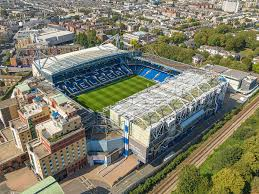
#> input picture Pertemuan 2/akuisisi representasi digital/image.jpeg, 259 x 194 px
$ python akuisisi-citra-digital.py
#> lines starting #> are read from the running program, lines starting #| are printed output that depends on the picture
import cv2
import numpy as np
from matplotlib import pyplot as plt
# Membaca gambar
image = cv2.imread('image.jpeg', cv2.IMREAD_GRAYSCALE)
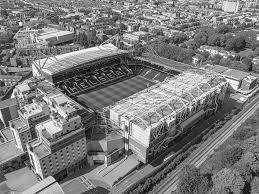
#> image: shape (194, 259); min 0, max 255, mean 124
# Menampilkan gambar
cv2.imshow('Original Image', image)
cv2.waitKey(0)
# Menampilkan histogram
plt.hist(image.ravel(), 256, [0,256])
plt.title('Histogram of Image')
plt.show()
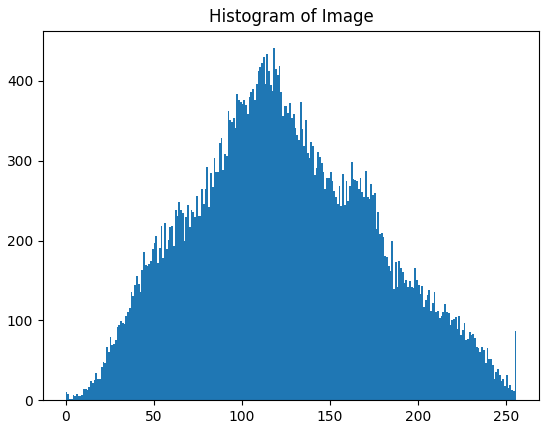
#> figure drawn by matplotlib, 1 panel; tallest bar 441 high, from x = 118 to 119
# Menutup jendela OpenCV
cv2.destroyAllWindows()
